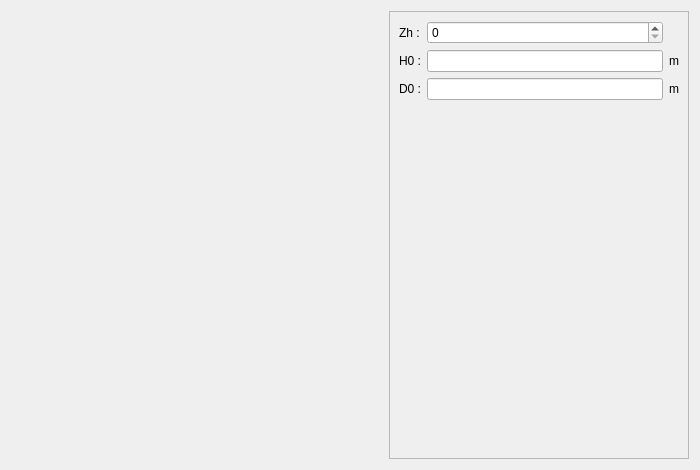
<?xml version="1.0" encoding="UTF-8"?>
<ui version="4.0">
 <class>PVentCirc</class>
 <widget class="QWidget" name="PVentCirc">
  <property name="geometry">
   <rect>
    <x>0</x>
    <y>0</y>
    <width>700</width>
    <height>470</height>
   </rect>
  </property>
  <property name="minimumSize">
   <size>
    <width>700</width>
    <height>470</height>
   </size>
  </property>
  <property name="maximumSize">
   <size>
    <width>16777215</width>
    <height>16777215</height>
   </size>
  </property>
  <property name="windowTitle">
   <string>Form</string>
  </property>
  <layout class="QHBoxLayout" name="horizontalLayout">
   <item>
    <widget class="QLabel" name="img_vent">
     <property name="sizePolicy">
      <sizepolicy hsizetype="Expanding" vsizetype="Expanding">
       <horstretch>0</horstretch>
       <verstretch>0</verstretch>
      </sizepolicy>
     </property>
     <property name="minimumSize">
      <size>
       <width>410</width>
       <height>300</height>
      </size>
     </property>
     <property name="maximumSize">
      <size>
       <width>16777215</width>
       <height>16777215</height>
      </size>
     </property>
     <property name="text">
      <string/>
     </property>
     <property name="pixmap">
      <pixmap>:/images/images/MachineSetup/LamParam/VentilationCirc_empty_int_rotor.png</pixmap>
     </property>
     <property name="scaledContents">
      <bool>false</bool>
     </property>
     <property name="alignment">
      <set>Qt::AlignCenter</set>
     </property>
    </widget>
   </item>
   <item>
    <widget class="QScrollArea" name="scrollArea">
     <property name="minimumSize">
      <size>
       <width>300</width>
       <height>0</height>
      </size>
     </property>
     <property name="maximumSize">
      <size>
       <width>300</width>
       <height>16777215</height>
      </size>
     </property>
     <property name="widgetResizable">
      <bool>true</bool>
     </property>
     <widget class="QWidget" name="scrollAreaWidgetContents">
      <property name="geometry">
       <rect>
        <x>0</x>
        <y>0</y>
        <width>298</width>
        <height>446</height>
       </rect>
      </property>
      <layout class="QVBoxLayout" name="verticalLayout">
       <item>
        <layout class="QGridLayout" name="gridLayout">
         <item row="2" column="0">
          <widget class="QLabel" name="in_D0">
           <property name="text">
            <string>D0 :</string>
           </property>
          </widget>
         </item>
         <item row="1" column="0">
          <widget class="QLabel" name="in_H0">
           <property name="text">
            <string>H0 :</string>
           </property>
          </widget>
         </item>
         <item row="2" column="2">
          <widget class="QLabel" name="unit_D0">
           <property name="text">
            <string>m</string>
           </property>
          </widget>
         </item>
         <item row="0" column="1">
          <widget class="SpinBox" name="si_Zh">
           <property name="sizePolicy">
            <sizepolicy hsizetype="Expanding" vsizetype="Fixed">
             <horstretch>0</horstretch>
             <verstretch>0</verstretch>
            </sizepolicy>
           </property>
          </widget>
         </item>
         <item row="1" column="1">
          <widget class="FloatEdit" name="lf_H0"/>
         </item>
         <item row="2" column="1">
          <widget class="FloatEdit" name="lf_D0"/>
         </item>
         <item row="1" column="2">
          <widget class="QLabel" name="unit_H0">
           <property name="text">
            <string>m</string>
           </property>
          </widget>
         </item>
         <item row="0" column="0">
          <widget class="QLabel" name="in_Zh">
           <property name="text">
            <string>Zh :</string>
           </property>
          </widget>
         </item>
        </layout>
       </item>
       <item>
        <spacer name="verticalSpacer">
         <property name="orientation">
          <enum>Qt::Vertical</enum>
         </property>
         <property name="sizeHint" stdset="0">
          <size>
           <width>20</width>
           <height>286</height>
          </size>
         </property>
        </spacer>
       </item>
       <item>
        <widget class="WVentOut" name="w_out" native="true"/>
       </item>
      </layout>
     </widget>
    </widget>
   </item>
  </layout>
 </widget>
 <customwidgets>
  <customwidget>
   <class>FloatEdit</class>
   <extends>QLineEdit</extends>
   <header>......GUI/Tools/FloatEdit.h</header>
  </customwidget>
  <customwidget>
   <class>WVentOut</class>
   <extends>QWidget</extends>
   <header>......GUI.Dialog.DMachineSetup.DAVDuct.WVentOut.WVentOut.h</header>
   <container>1</container>
  </customwidget>
  <customwidget>
   <class>SpinBox</class>
   <extends>QSpinBox</extends>
   <header>......GUI/Tools/SpinBox.h</header>
  </customwidget>
 </customwidgets>
 <tabstops>
  <tabstop>lf_H0</tabstop>
  <tabstop>lf_D0</tabstop>
 </tabstops>
 <resources>
  <include location="../../../../../Resources/pyleecan.qrc"/>
  <include location="../../../../../Resources/pyleecan.qrc"/>
 </resources>
 <connections/>
</ui>
